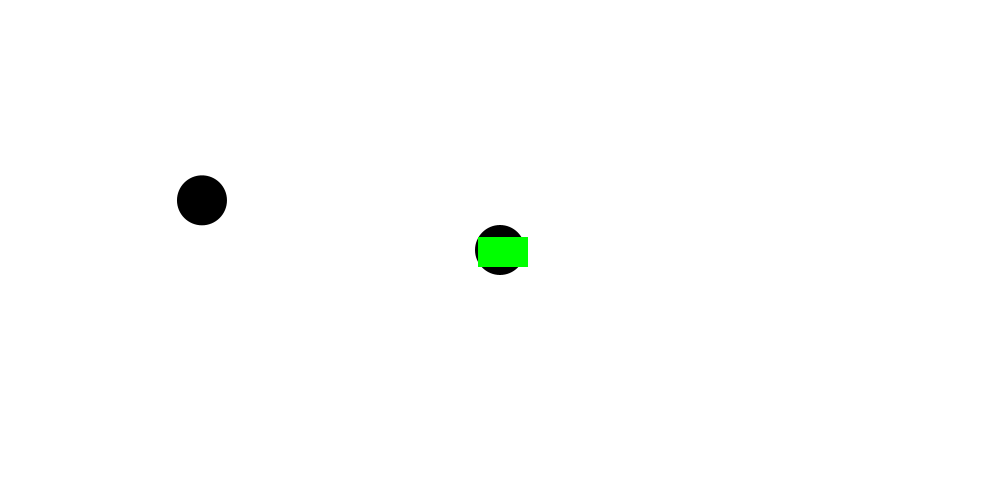
Frame 1 (no input)
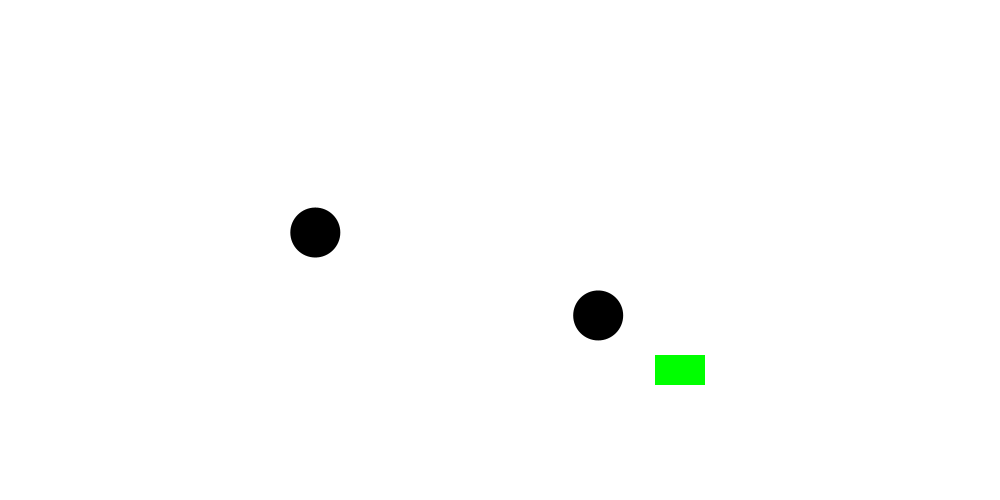
Frame 60 (the mouse pressed at the canvas centre just before this capture)
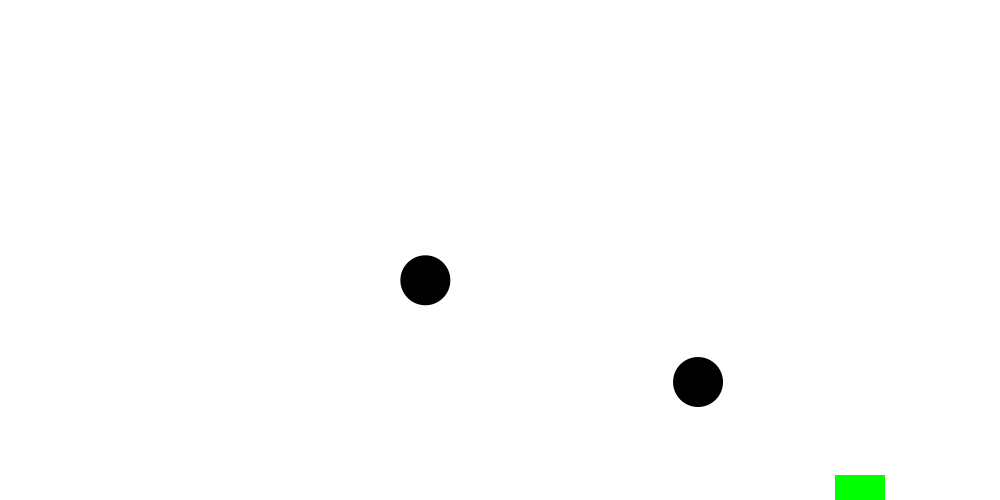
Frame 120 (the mouse held since frame 60 and released just before this capture)

The Processing sketch that drew these frames (run headless with seeded random() and noise(); from frame 60 on, the mouse is pressed at the canvas centre):

// Processing sketch: follow_food_with_vectors
// ── follow_food_with_vectors.pde
class Walker{
  //float x; 
  //float y;
  //color c;
  PVector location;
  PVector velocity;
  PVector follow_food;
  PVector follow_walk;

  
  
  // CONTRUCTOR: initialistaion DATA for class walker
  //Walker(color walkC, float walkX,float walkY){
  Walker(float locX, float locY, float velX, float velY){
    location = new PVector(locX, locY);
    velocity = new PVector(velX, velY);
   }
  
  //FUNCTIONALITY for class walker
  void step(){
    
    follow_food = new PVector(food1.location.x, food1.location.y);
    follow_walk = new PVector(location.x, location.y);
    println(follow_food);
    println(follow_walk);
    println(" ");
    
    follow_food.sub(follow_walk);
    follow_food.normalize();
        
    //follow_food.sub(follow_walk);
    //println(follow_food); //dif
    //println(follow_walk); //same
    //println(" ");
    //println(" ");
    
    location.add(follow_food);
    
    if(location.x > width || location.x < 0){
      follow_food.x = follow_food.x * -1;
    }
    
    if(location.y > height || location.y < 0){
      follow_food.y = follow_food.y * -1;
    }
    
    location.add(follow_food);  
    
    

    //velocity = food1.location;
    //velocity.sub(location);
    //velocity.normalize();
    
    //location.add(velocity);
    
    //if(location.x > width || location.x < 0){
    //  velocity.x = velocity.x * -1;
    //}
    
    //if(location.y > height || location.y < 0){
    //  velocity.y = velocity.y * -1;
    //}
    
    //location.add(velocity);   
    
  }
  
  
  void display(){
    noStroke();
    fill(0);
    ellipse(location.x, location.y, 50, 50);
  }
  
}



// CLASS Food is based on class Car from prev. example
class Food{  
 //class DATA 
 // declare variables
  color c;
  PVector location;
  PVector velocity;
  
  
  
 //CONSTRUCTOR now contains arguments for setup of individual objects
 //Car(){
 Food(color tempC, float tempXpos, float tempYpos, float tempXspeed, float tempYspeed){
   c = tempC;
   location = new PVector(tempXpos, tempYpos);
   velocity = new PVector(tempXspeed, tempYspeed);
   
 }
  
//  //CLASS FUNCTIONALITY
//  //define display and drive subfunctions for car class
//  //higher function with which to call these two subfunctions is defined outside of class
  
 void display(){
   rectMode(CENTER);
   fill(c);
   rect(location.x,location.y,50,30); //draw rectangle using x,y,w,h
 }
  
 void drive() {
   
   location.add(velocity);
   
    if (location.x > width || location.x < 0){
     velocity.x = velocity.x * -1;
   }
    
    if (location.y > height || location.y < 0){
     velocity.y = velocity.y * -1;
   }
 }  
 
 
 

 
 
 
 
  
}

// Instantiate all objects
Walker walker1;
Walker walker2;
Food food1;

////SETUP
void setup(){
 size(1000, 500);
 walker1 = new Walker(width/2, height/2, random(-5,5), random(-5,5));
 walker2 = new Walker(200, 200, random(-5,5), random(-5,5));
 food1 = new Food(color(0,255,0), width/2, height/2, 3, 2);
}

//FUNCTIONALITY
void draw(){
 background(255);
 walker1.step();
 walker1.display();
 walker2.step();
 walker2.display();
 food1.drive();
 food1.display();
}
  
  
  
  


   
  
  
    
  
